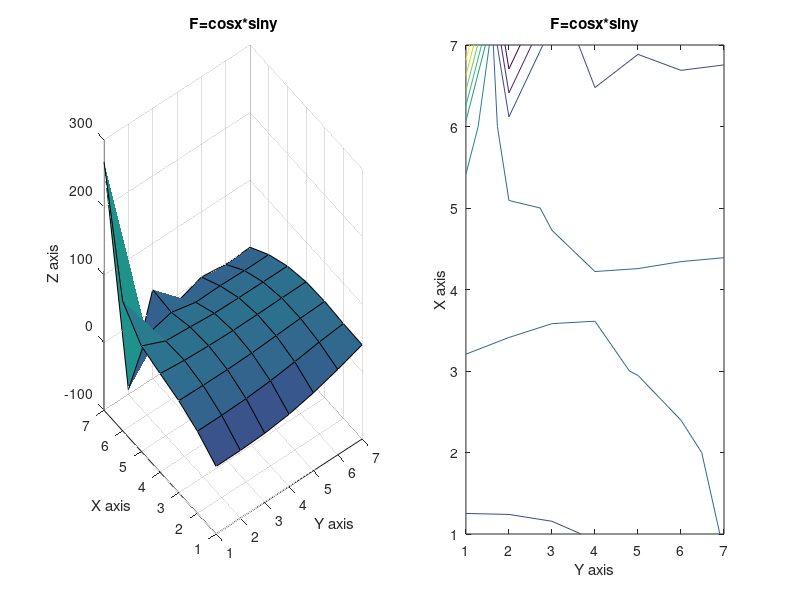

MATLAB code for this plot:
%Code Method Gauss_Seidel METHOD
% Abraham Blanco  1223970
clear all; clc;
%% Parameters
ax = 0;
ay = 0;
bx = 2*pi;
by = 2*pi;
% Define the number of points on the interior (this does not include the exterior boundary points)
%lamda=input('Value of lamda=');
M=input('Value of X Intenal Nodes=');
N=input('Value of Y Internal Nodes=');
tic %time begins here after inputs are set
M1=M+2;
N1=N+2;
% this generates the x and y values that will be used to calculate the F matrix
xvalues = linspace(0,2*pi,M+2);
yvalues = linspace(0,2*pi,N+2);
%%
%U matrix ( initial guess)
%U = ones(M+2,N+2);
%H1= ones(M+2,N+2);
%solving for right hand side (F equation)
for i=1:M1
    for j=1:N1
        U(i,j)=1+xvalues(i)^2+2.*yvalues(j)^2;
    end
end
F = -6*ones(M+2,N+2);
%for i=1:length(xvalues);
  %  for j=1:length(yvalues);
%F(i,j) = 0;
%H(i,j) = 0; %last simulation with F=0
   % end
%end

%% Boundary Conditions for "Left" and "Right" side of Matrix

% Left boundary values (Dirchelet Condition)
U(1,:) = ((yvalues - ay).^2 ) .* sin( pi *(yvalues - ay) / (2*(by-ay)) ) ; 

% Right boundary values (Dirchelet Condition)
U(end,:) = cos (pi*(yvalues-ay)).*cosh(by-yvalues);

% place these known values in the solution grid
%solveing for Left and Right Boundaries 
W(1,:)=U(1,:);
W(end,:)=U(end,:);

%H1(1,:) = phi_ab;
%H1(end,:) = psy_ab;
%%
DX = 2*pi/(M+1);
A = 1/DX.^2;
DY = 2*pi/(N+1);
B = 1/DY.^2;
R = -2*(A+B);

% normalize elements
A = A/R;
B = B/R;
F = F/R;
%H = H/R;

R = 1;
error=10;
error_iterations=0;
% check for diagonal dominance of elements
abs(R) >= abs(2*A+2*B);
%%
while error>10^-10;
   W=U;
  % W2=H1;
for j = 2:M+1;
    
    % Left boundary
    W(j,1) = U(j,1);
    U(j,1) = (  F(j,1) - (2*B)*U(j,2) - A*U(j-1,1) - A*U(j+1,1) );
    %H1(j,1) = (  H(j,1) - (2*B)*H1(j,2) - A*H1(j-1,1) - A*H1(j+1,1) );
    error(j,1) = abs((U(j,1) - W(j,1)) / U(j,1));
    % Right Boundary
    W(j,end)= U(j,end);
    U(j,end) = (  F(j,end) - (2*B)*U(j,end-1) - A*U(j-1,end) - A*U(j+1,end) );
    %H1(j,end) = (  H(j,end) - (2*B)*H1(j,end-1) - A*H1(j-1,end) - A*H1(j+1,end) );
    error(j,M+2) = abs((U(j,M+2) - W(j,M+2)) / U(j,M+2));
end
%% Main Sweep of Gauss-Siedel

for j= 2:M+1;
    for k = 2:N+1;
        W(j,k)=U(j,k);
        U(j,k) = (  F(j,k) - B*U(j,k-1) - B*U(j,k+1)- A*U(j-1,k) - A*U(j+1,k) );
       % U(j,k) = lamda*U(j,k)+(1-lamda)*W(j,k);
       % H1(j,k) = (  H(j,k) - B*H1(j,k-1) - B*H1(j,k+1)- A*H1(j-1,k) - A*H1(j+1,k) );
        error(j,k)= abs((U(j,k) - W(j,k)) / U(j,k));
    end
end
error=abs(max(max(((W-U)./W))));
%error2=abs(max(max(((W2-H1)./W2))));
error_iterations=error_iterations+1;
end
toc
error_iterations
figure
subplot(1,2,1),surf(U), xlabel('Y axis'), ylabel('X axis'), zlabel('Z axis'), title('F=cosx*siny')
subplot(1,2,2),contour(U), xlabel('Y axis'), ylabel('X axis'), title('F=cosx*siny')
%figure
%subplot(1,2,1),surf(H1), xlabel('Y axis'), ylabel('X axis'), zlabel('Z axis'), title('F=0')
%subplot(1,2,2),contour(H1), xlabel('Y axis'), ylabel('X axis'), title('F=0')